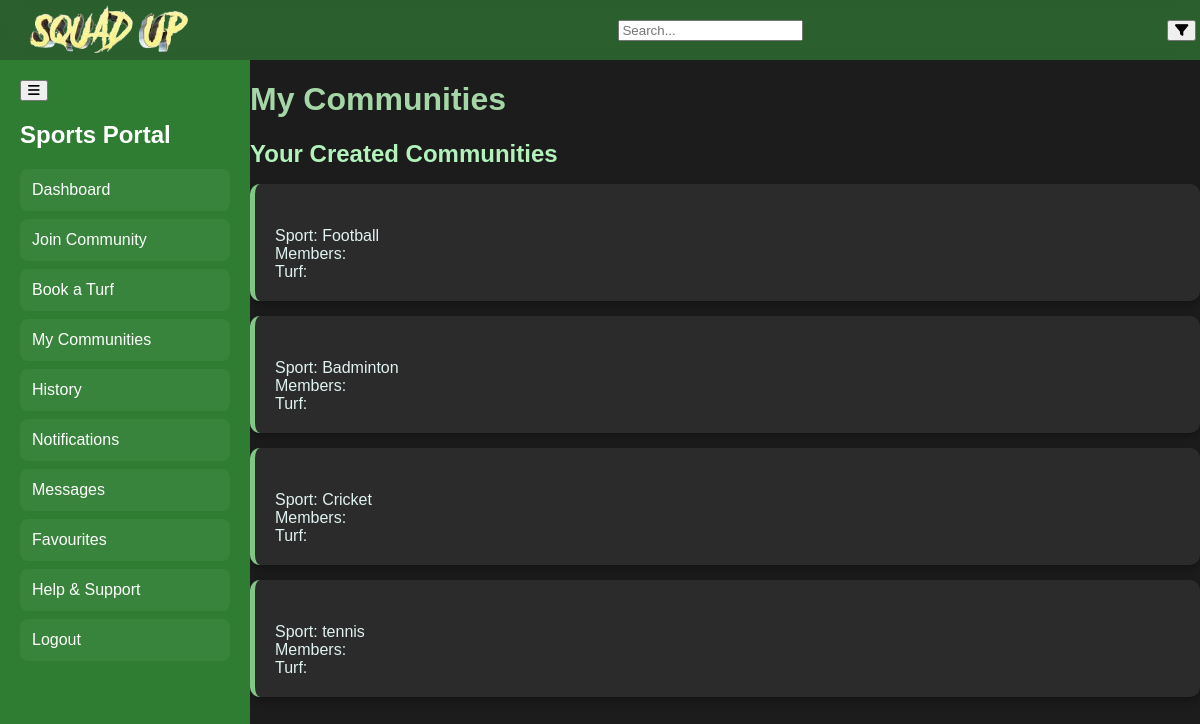
The page /my_communities (signed in) on the database as committed earlier.
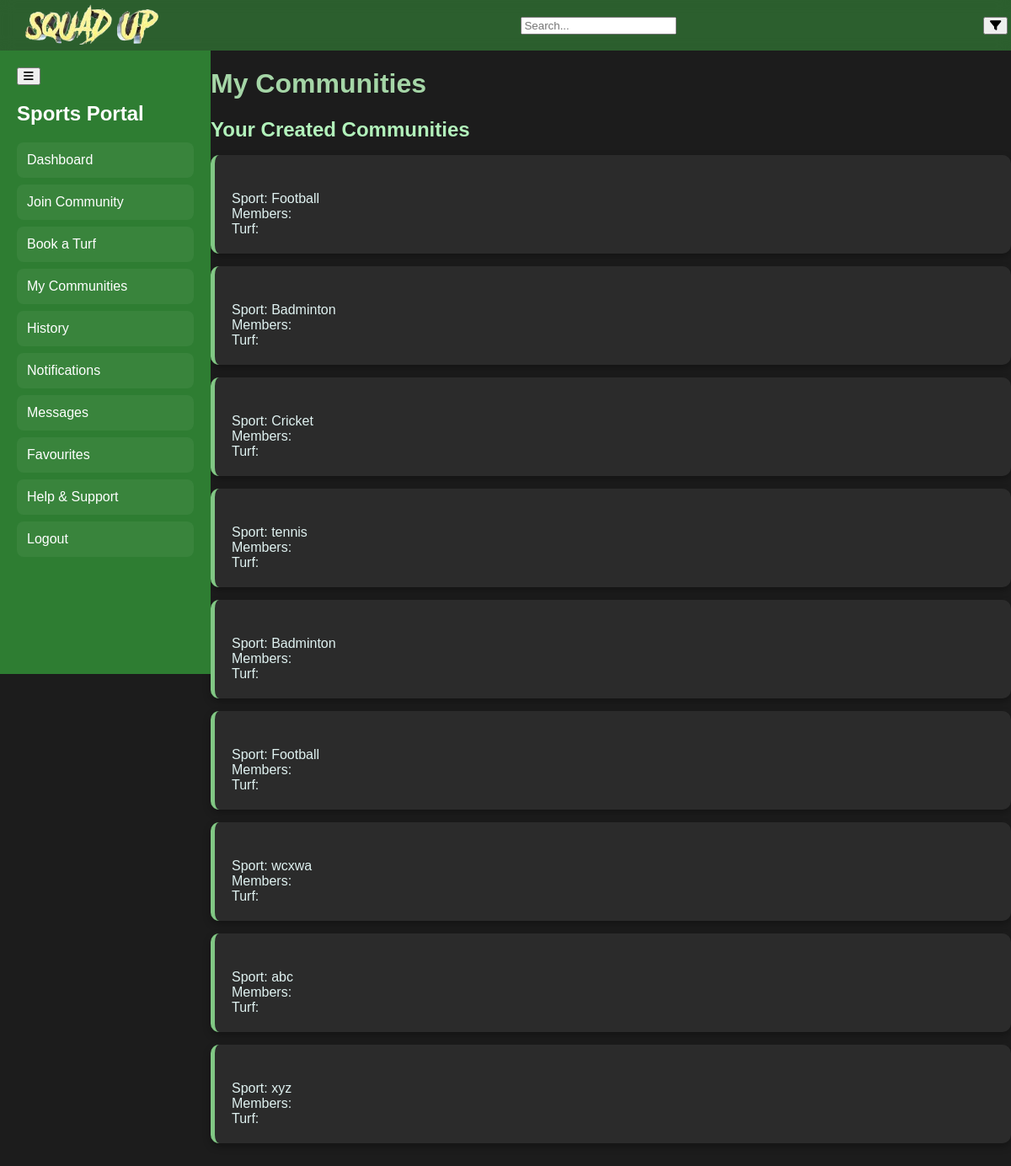
The same page on the database as committed later.
### models.py (models this page shows, shortened)
class Community(db.Model):
    id = db.Column(db.Integer, primary_key=True)
    team_name = db.Column(db.String(100), nullable=True)  # Auto-generated if empty
    sport = db.Column(db.String(50), nullable=False)
    max_players = db.Column(db.Integer, nullable=False, default=12)
    turf_id = db.Column(db.Integer, db.ForeignKey('turf.id'), nullable=False)
    owner_id = db.Column(db.Integer, db.ForeignKey('user.id'), nullable=False)
    status = db.Column(db.String(20), default="active")  # "active" or "closed"
    turf = db.relationship('Turf', backref='communities')
    players = db.relationship('CommunityPlayers', backref='community', lazy=True, cascade="all, delete-orphan")
    __table_args__ = (db.UniqueConstraint('team_name', 'status', name='unique_active_team_name'),)

### app.py (the view)
@app.route('/my_communities')
@login_required
def my_communities():
    user_id = session['user_id']
    if not user_id:
        flash("You need to log in first!", 'warning')
        return redirect(url_for('login'))
    communities = Community.query.filter_by(owner_id=user_id).all()  # Assuming a Community model
    return render_template('my_communities.html', my_communities=communities)

### app.py (called while the page is built)
def login_required(f):
    @wraps(f)
    def decorated_function(*args, **kwargs):
        if 'user_id' not in session:
            flash("You need to log in first!", "danger")
            return redirect(url_for('login'))
        return f(*args, **kwargs)
    return decorated_function

@app.before_request
def page_last_visited():
    excluded_routes = ['login', 'logout', 'static', 'register']
    if request.endpoint not in excluded_routes and request.method == 'GET':
        session['page_last_visited_url'] = request.path

### templates/my_communities.html (shortened to what this page needs)
<!DOCTYPE html>
<html lang="en">
<head>
    <link href="https://cdnjs.cloudflare.com/ajax/libs/font-awesome/6.4.0/css/all.min.css" rel="stylesheet">
</head>
<body>
    <div class="header">
        <a href="{{ url_for('index') }}"><img src="/static/squadUp-logo.png" alt="Squad Up Logo"></a>
        <div class="search-container">
            <input type="text" placeholder="Search...">
        </div>
        <div class="icons">
            <button class="icon-button" title="Filters"><i class="fas fa-filter"></i></button>
        </div>
    </div>
    <div class="sidebar" id="sidebar">
        <button class="toggle-button" onclick="toggleSidebar()"><i class="fas fa-bars"></i></button>
        <h2>Sports Portal</h2>
        <a href="{{ url_for('player_dashboard') }}">Dashboard</a>
        <a href="{{ url_for('join_community') }}">Join Community</a>
        <a href="{{ url_for('select_turf_to_book') }}">Book a Turf</a>
        <a href="{{ url_for('my_communities') }}">My Communities</a>
        <a href="#">History</a>
        <a href="{{ url_for('notifications') }}">Notifications</a>
        <a href="#">Messages</a>
        <a href="#">Favourites</a>
        <a href="{{ url_for('help_and_support') }}">Help & Support</a>
        <a href="{{ url_for('logout') }}">Logout</a>
    </div>
    <div class="content">
        <h1>My Communities</h1>
        <div class="section">
            <h2>Your Created Communities</h2>
            <ul>
                {% for community in my_communities %}
                <li>
                    <strong>{{ community.name }}</strong><br>
                    Sport: {{ community.sport }}<br>
                    Members: {{ community.members_count }}<br>
                    Turf: {{ community.turf_name }}<br>
                </li>
                {% endfor %}
            </ul>
        </div>
    </div>
</body>
</html>

Rows that differ between the two databases and show on the page:
added Community: sport "Badminton"
added Community: sport "Football"
added Community: sport "wcxwa"
added Community: sport "abc"
added Community: sport "xyz"
